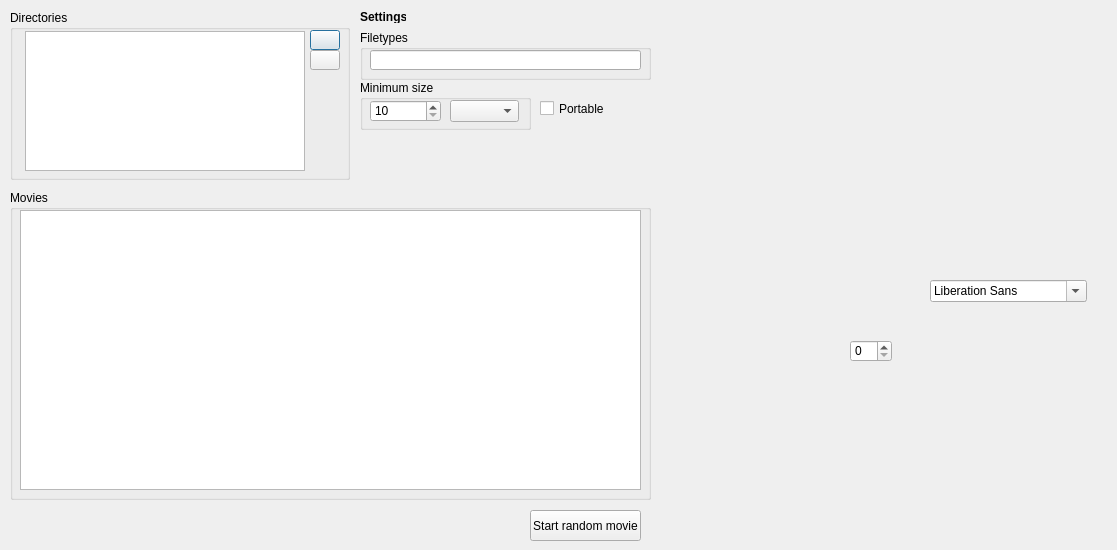
<?xml version="1.0" encoding="UTF-8"?>
<ui version="4.0">
 <class>Dialog</class>
 <widget class="QDialog" name="Dialog">
  <property name="geometry">
   <rect>
    <x>0</x>
    <y>0</y>
    <width>1117</width>
    <height>550</height>
   </rect>
  </property>
  <property name="sizePolicy">
   <sizepolicy hsizetype="Fixed" vsizetype="Fixed">
    <horstretch>0</horstretch>
    <verstretch>0</verstretch>
   </sizepolicy>
  </property>
  <property name="windowTitle">
   <string>PyMovie</string>
  </property>
  <property name="windowIcon">
   <iconset resource="resource.qrc">
    <normaloff>:/icons/icons16/book-brown.png</normaloff>:/icons/icons16/book-brown.png</iconset>
  </property>
  <widget class="QCheckBox" name="portableCheck">
   <property name="geometry">
    <rect>
     <x>540</x>
     <y>100</y>
     <width>70</width>
     <height>17</height>
    </rect>
   </property>
   <property name="text">
    <string>Portable</string>
   </property>
  </widget>
  <widget class="QGroupBox" name="groupBox_2">
   <property name="geometry">
    <rect>
     <x>360</x>
     <y>80</y>
     <width>171</width>
     <height>50</height>
    </rect>
   </property>
   <property name="title">
    <string>Minimum size</string>
   </property>
   <widget class="QComboBox" name="comboBox">
    <property name="geometry">
     <rect>
      <x>90</x>
      <y>20</y>
      <width>69</width>
      <height>22</height>
     </rect>
    </property>
   </widget>
   <widget class="QSpinBox" name="spinBox">
    <property name="geometry">
     <rect>
      <x>10</x>
      <y>20</y>
      <width>71</width>
      <height>22</height>
     </rect>
    </property>
    <property name="minimum">
     <number>10</number>
    </property>
    <property name="maximum">
     <number>10000</number>
    </property>
    <property name="singleStep">
     <number>10</number>
    </property>
    <property name="value">
     <number>10</number>
    </property>
   </widget>
  </widget>
  <widget class="QGroupBox" name="groupBox_3">
   <property name="geometry">
    <rect>
     <x>10</x>
     <y>10</y>
     <width>340</width>
     <height>170</height>
    </rect>
   </property>
   <property name="title">
    <string>Directories</string>
   </property>
   <widget class="QListView" name="directoryList">
    <property name="geometry">
     <rect>
      <x>15</x>
      <y>21</y>
      <width>280</width>
      <height>140</height>
     </rect>
    </property>
   </widget>
   <widget class="QPushButton" name="pushButton_2">
    <property name="geometry">
     <rect>
      <x>300</x>
      <y>20</y>
      <width>30</width>
      <height>20</height>
     </rect>
    </property>
    <property name="text">
     <string/>
    </property>
    <property name="icon">
     <iconset resource="resource.qrc">
      <normaloff>:/icons/icons16/plus.png</normaloff>:/icons/icons16/plus.png</iconset>
    </property>
   </widget>
   <widget class="QPushButton" name="pushButton">
    <property name="geometry">
     <rect>
      <x>300</x>
      <y>40</y>
      <width>30</width>
      <height>20</height>
     </rect>
    </property>
    <property name="text">
     <string/>
    </property>
    <property name="icon">
     <iconset resource="resource.qrc">
      <normaloff>:/icons/icons16/minus.png</normaloff>:/icons/icons16/minus.png</iconset>
    </property>
   </widget>
  </widget>
  <widget class="QToolButton" name="toolButton">
   <property name="geometry">
    <rect>
     <x>530</x>
     <y>510</y>
     <width>111</width>
     <height>31</height>
    </rect>
   </property>
   <property name="text">
    <string>Start random movie</string>
   </property>
  </widget>
  <widget class="QGroupBox" name="groupBox_4">
   <property name="geometry">
    <rect>
     <x>360</x>
     <y>30</y>
     <width>291</width>
     <height>50</height>
    </rect>
   </property>
   <property name="title">
    <string>Filetypes</string>
   </property>
   <widget class="QLineEdit" name="filetypeBox">
    <property name="geometry">
     <rect>
      <x>10</x>
      <y>20</y>
      <width>271</width>
      <height>20</height>
     </rect>
    </property>
   </widget>
  </widget>
  <widget class="QGroupBox" name="groupBox">
   <property name="geometry">
    <rect>
     <x>10</x>
     <y>190</y>
     <width>641</width>
     <height>310</height>
    </rect>
   </property>
   <property name="title">
    <string>Movies</string>
   </property>
   <widget class="QTableView" name="movieTable">
    <property name="geometry">
     <rect>
      <x>10</x>
      <y>20</y>
      <width>621</width>
      <height>280</height>
     </rect>
    </property>
   </widget>
  </widget>
  <widget class="QSpinBox" name="spinBox_2">
   <property name="geometry">
    <rect>
     <x>850</x>
     <y>340</y>
     <width>42</width>
     <height>22</height>
    </rect>
   </property>
  </widget>
  <widget class="QFontComboBox" name="fontComboBox">
   <property name="geometry">
    <rect>
     <x>930</x>
     <y>280</y>
     <width>157</width>
     <height>22</height>
    </rect>
   </property>
  </widget>
  <widget class="QLabel" name="label">
   <property name="geometry">
    <rect>
     <x>360</x>
     <y>10</y>
     <width>46</width>
     <height>13</height>
    </rect>
   </property>
   <property name="font">
    <font>
     <weight>75</weight>
     <bold>true</bold>
    </font>
   </property>
   <property name="text">
    <string>Settings</string>
   </property>
  </widget>
 </widget>
 <resources>
  <include location="resource.qrc"/>
 </resources>
 <connections/>
</ui>
